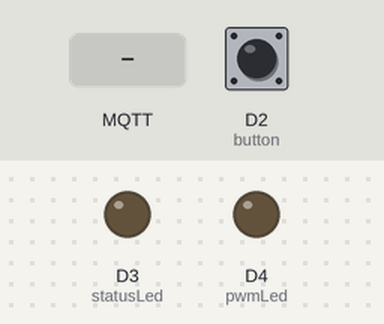
A sketch run on a simulated ESP8266 (NodeMCU). Shown: output pins drawn as LEDs (lit = HIGH). The test bench sets the inputs (shaded band); at power-on: D2 (button) HIGH. WiFi joins after 1.5 s; servers stay silent unless stated; no MQTT or app messages arrive unless stated; what the sketch prints to the serial monitor is not drawn.

Above: at 2.7 s.
2.8 s: MQTT message "1" arrives on the first subscribed topic
At 4.0 s:
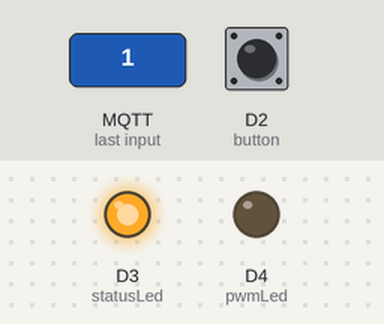
4.3 s: MQTT message "1" arrives on the third subscribed topic
At 5.2 s:
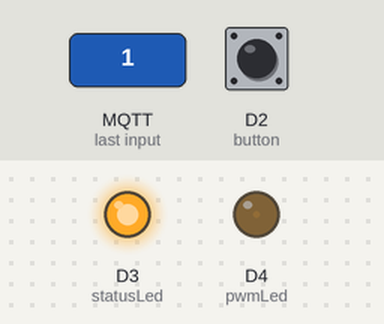
5.8 s: MQTT message "0" arrives on the first subscribed topic
At 6.4 s:
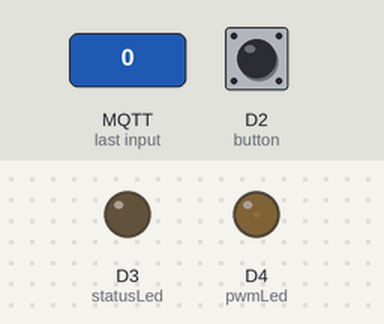
7.3 s: MQTT message "90" arrives on the third subscribed topic
At 8.5 s:
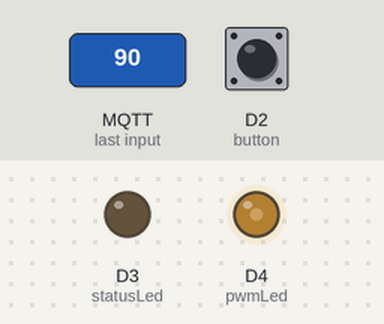
8.8 s: MQTT message "1" arrives on the first subscribed topic
At 9.8 s:
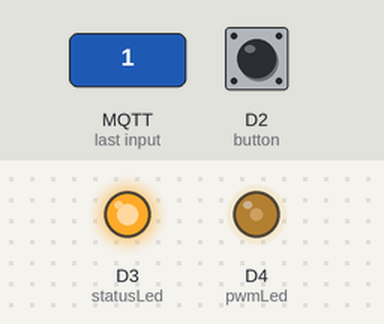
Timing chart, 0 to 11.3 s (numbered marks = the images above; inputs shaded):
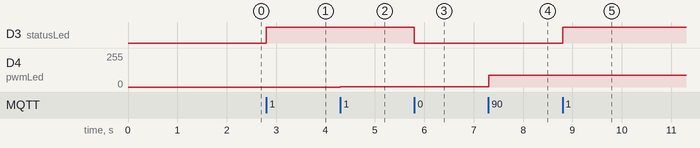

Measured:
- after the input at 2.8 s, D3 (statusLed): LOW → HIGH at once
- after the input at 4.3 s, D4 (pwmLed): 0/255 → 1/255 at once
- after the input at 5.8 s, D3 (statusLed): HIGH → LOW at once
- after the input at 7.3 s, D4 (pwmLed): 1/255 → 90/255 at once
- after the input at 8.8 s, D3 (statusLed): LOW → HIGH at once

The sketch:

espmqtt.ino
```cpp
//Programa: TCC-NodeMCU
//Autor: Roger Peixoto Duarte

#include <ESP8266WiFi.h>
#include <PubSubClient.h>


//defines:
//defines de id mqtt e tópicos para publicação e subscribe
#define TOPICO_LED_CONTROL "esp/led/control" //Topico usado para controlar o LED
#define TOPICO_LED_SEND_STATUS "esp/led/sendStatus" //Topico utilizado para enviar o status do led
#define TOPICO_LED_STATUS_GET "esp/led/getStatus" //Topico utilizado para solicitar o status do Led
#define TOPICO_PRESENCE   "esp/presence"    //Topico utilizado para enviar presença do dispositivo
#define TOPICO_CONNECTION_STATUS "esp/connection/sendStatus" //Topico usado para enviar o estado da conexão da ESP com a rede
#define TOPICO_PWMLED_CONTROL "esp/pwmLed/control" // Topico utilizado para controlar o valor de tensao em uma porta analógica
#define TOPICO_PWMLED_SEND_STATUS "esp/pwmLed/sendStatus" //Topico utilizado para enviar o status do led controlado por pwm
#define TOPICO_PWMLED_GET_STATUS "esp/pwmLed/getStatus" //Topico utilizado para solicitar o valor atual de tensão do led controlado por pwm
#define TOPICO_BUTTON_STATUS "esp/button/sendStatus" //Topico usado para enviar o status do "botão"
#define TOPICO_POT_GET_CONTROL "esp/pot/getControl" //Topico usado para solicitar o estado do controle do potenciometro
#define TOPICO_POT_SEND_CONTROL "esp/pot/sendControl" // Topico usado para enviar o estado do controle do potenciometro
#define TOPICO_POT_SET_CONTROL "esp/pot/setControl" //Topico usado para alterar o estado do controle do potenciometro
#define TOPICO_POT_STATUS "esp/pot/sendStatus" //Topico usado para ativar ou desativar o controle do potenciometro
#define TOPICO_OVERALL_GET_STATUS "esp/overall/getStatus" // Topico usado para solicitar o estado geral das portas objetos de teste
#define TOPICO_OVERALL_STATUS_SEND "esp/overall/sendStatus" // Topico usado para enviar o estado geral das portas

#define ID_MQTT  "HomeAut"     //id mqtt (para identificação de sessão)


//defines - mapeamento de pinos do NodeMCU
#define D0    16
#define D1    5
#define D2    4
#define D3    0
#define D4    2
#define D5    14
#define D6    12
#define D7    13
#define D8    15
#define D9    3
#define D10   1

int pwmLed = D4; //Led regulado por PWM através do TOPICO_PWMLED_CONTROL
int statusLed = D3; // Led usado para testes de status
int button = D2; // "Botão" utilizado para testes de status
String potMode = "false"; // Status do modo de escuta de mudanças no potenciometro


// WIFI
const char* SSID = "";
const char* PASSWORD = "";

// MQTT
const char* BROKER_MQTT = "";
int BROKER_PORT = 1883;


//Variáveis e objetos globais
WiFiClient espClient;
PubSubClient MQTT(espClient);

//Prototypes
void initSerial();
void initWiFi();
void initMQTT();
void reconectWiFi();
void mqtt_callback(char* topic, byte* payload, unsigned int length);
void verifyConnections(void);
void InitOutput(void);
void verifyPotReading(void);
void verifyButton(void);
void sendLedStatus(void);
void sendPotStatus(void);
void sendButtonStatus(void);
void sendConnectionStatus(void);
void sendStatus(void);

/*
 *  Implementações das funções
 */
void setup()
{
    //inicializações:
    InitOutput();
    initSerial();
    initWiFi();
    initMQTT();
}

//Função: inicializa comunicação serial com baudrate 115200 (para fins de monitorar no terminal serial
//        o que está acontecendo.
//Parâmetros: nenhum
//Retorno: nenhum
void initSerial()
{
    Serial.begin(115200);
}

//Função: inicializa e conecta-se na rede WI-FI desejada
//Parâmetros: nenhum
//Retorno: nenhum
void initWiFi()
{
    delay(10);
    Serial.println("------Conexao WI-FI------");
    Serial.print("Conectando-se na rede: ");
    Serial.println(SSID);
    Serial.println("Aguarde");

    reconectWiFi();
}

//Função: inicializa parâmetros de conexão MQTT(endereço do
//        broker, porta e configura função de callback)
//Parâmetros: nenhum
//Retorno: nenhum
void initMQTT()
{
    MQTT.setServer(BROKER_MQTT, BROKER_PORT);
    MQTT.setCallback(mqtt_callback);
}

//Função: função de callback
//        esta função é chamada toda vez que uma informação de
//        um dos tópicos inscritos chega)
//Parâmetros: nenhum
//Retorno: nenhum
void mqtt_callback(char* topic, byte* payload, unsigned int length)
{
    String msg;

    for(int i = 0; i < length; i++)
    {
       char c = (char)payload[i];
       msg += c;
    }

    String receivedTopic = String(topic);
    Serial.print(receivedTopic);

    //Toma ação dependendo da string recebida:
    if(receivedTopic.equals(TOPICO_POT_SET_CONTROL)) {
      potMode=msg;
    }
    if(receivedTopic.equals(TOPICO_PWMLED_CONTROL)) {
      controlPwmLed(payload, length);
    }
    if(receivedTopic.equals(TOPICO_OVERALL_GET_STATUS)) {
      sendStatus();
    }
    if(receivedTopic.equals(TOPICO_LED_CONTROL)) {
      controlStatusLed(msg);
    }
}

//Função: reconecta-se ao broker MQTT (caso ainda não esteja conectado ou em caso de a conexão cair)
//        em caso de sucesso na conexão ou reconexão, o subscribe dos tópicos é refeito.
//Parâmetros: nenhum
//Retorno: nenhum
void reconnectMQTT() {
    while (!MQTT.connected())
    {
        Serial.print("* Tentando se conectar ao Broker MQTT: ");
        Serial.println(BROKER_MQTT);
        if (MQTT.connect(ID_MQTT,NULL,NULL,TOPICO_CONNECTION_STATUS, 0, false, "Disconnected"))
        {
            Serial.println("Conectado com sucesso ao broker MQTT!");
            MQTT.subscribe(TOPICO_LED_CONTROL);
            MQTT.subscribe(TOPICO_OVERALL_GET_STATUS);
            MQTT.subscribe(TOPICO_PWMLED_CONTROL);
            MQTT.subscribe(TOPICO_POT_SET_CONTROL);
            MQTT.publish(TOPICO_PRESENCE, "ESP CONECTADA");
            sendConnectionStatus();
        }
        else
        {
            Serial.println("Falha ao reconectar no broker.");
            Serial.println("Havera nova tentatica de conexao em 2s");
            delay(2000);
        }
    }
}

//Função: reconecta-se ao WiFi
//Parâmetros: nenhum
//Retorno: nenhum
void reconectWiFi()
{
    if (WiFi.status() == WL_CONNECTED)
        return;

    WiFi.begin(SSID, PASSWORD);

    while (WiFi.status() != WL_CONNECTED)
    {
        delay(100);
        Serial.print(".");
    }

    Serial.println();
    Serial.print("Conectado com sucesso na rede ");
    Serial.print(SSID);
    Serial.println("IP obtido: ");
    Serial.println(WiFi.localIP());
}

//Função: verifica o estado das conexões WiFI e ao broker MQTT.
//        Em caso de desconexão (qualquer uma das duas), a conexão
//        é refeita.
//Parâmetros: nenhum
//Retorno: nenhum
void verifyConnections(void)
{
    if (!MQTT.connected())
        reconnectMQTT();

     reconectWiFi();
}

//Função: inicializa as saídas
//Parâmetros: nenhum
//Retorno: nenhum
void InitOutput(void)
{
    pinMode(pwmLed, OUTPUT);
    pinMode(A0, INPUT);
    pinMode(statusLed, OUTPUT);
    pinMode(button, INPUT_PULLUP);
}

//Função: Controla o estado do Led presente na saída digital
//Parâmetros: nenhum
//Retorno: nenhum

void controlStatusLed(String msg) {
    if (msg.equals("0")) {
      digitalWrite(statusLed, LOW);
      Serial.print(digitalRead(statusLed));
    }
    if (msg.equals("1")){
      digitalWrite(statusLed, HIGH);
      Serial.print(digitalRead(statusLed));
    }
    sendLedStatus();
}

//Função: Função que trata o valor
//de pwm recebido e ajusta o brilho do led;
//Parâmetros: a mensagem em byte e o seu tamanho em inteiro
//Retorno: nenhum
void controlPwmLed(byte* payload, unsigned int length) {
    char format[16];
    snprintf(format, sizeof format, "%%%ud", length);
    int payload_value = 0;
    if (sscanf((const char *) payload, format, &payload_value) == 1){
      analogWrite(pwmLed, payload_value);
    } else ;
}

//Função: Verifica o estado do botão e o envia;
//Parâmetros: nenhum
//Retorno: nenhum
void verifyButton(void) {
  if(digitalRead(button) == LOW) {
    sendButtonStatus();
    while(digitalRead(button) == LOW) {
      delay(100);
    }
    sendButtonStatus();
  }
}

//Função: Verifica o modo de escuta do potenciômetro
//        e envia o valor atual da tensão regulada por ele
//Parâmetros: nenhum
//Retorno: nenhum
void verifyPotReading(void){
  if(potMode.equals("true")){
    Serial.print("ADC Value: ");Serial.println(analogRead(A0));
    sendPotStatus();
    delay(500);
  }
}


//Função: Envia o estado do led ligado na porta digital;
//Parâmetros: nenhum
//Retorno: nenhum
void sendLedStatus(void) {
  int ledStatus = digitalRead(statusLed);
  char cstr[sizeof(ledStatus)*8+1];
  itoa(ledStatus, cstr, 10);
  MQTT.publish(TOPICO_LED_SEND_STATUS, cstr);
}

//Função: Envia o valor da tensão regulada pelo potenciômetro;
//Parâmetros: nenhum
//Retorno: nenhum
void sendPotStatus(void) {
  int potValue = analogRead(A0);
  char cstr[sizeof(potValue)*8+1];
  itoa(potValue, cstr, 10);
  MQTT.publish(TOPICO_POT_STATUS, cstr);
}

//Função: Envia o estado do modo de escuta do potenciômetro;
//Parâmetros: nenhum
//Retorno: nenhum
void sendPotControl(void) {
  char potModeCopy[20];
  potMode.toCharArray(potModeCopy, 20);
  MQTT.publish(TOPICO_POT_SEND_CONTROL, potModeCopy);
}

//Função: Envia o estado do botão;
//Parâmetros: nenhum
//Retorno: nenhum
void sendButtonStatus(void) {
  int buttonStatus = !digitalRead(button);
  char cstr[sizeof(buttonStatus*8+1)];
  itoa(buttonStatus, cstr, 10);
  MQTT.publish(TOPICO_BUTTON_STATUS, cstr);
}

//Função: Envia o estado da conexão da ESP;
//Parâmetros: nenhum
//Retorno: nenhum
void sendConnectionStatus(void) {
  MQTT.publish(TOPICO_CONNECTION_STATUS, "Connected");
}

//Função: Envia o estadao geral das saídas e da conexão;
//Parâmetros: nenhum
//Retorno: nenhum
void sendStatus(void) {
  sendConnectionStatus();
  sendLedStatus();
  sendPotStatus();
  sendPotControl();
  sendButtonStatus();
}


//programa principal
void loop()
{

    verifyConnections();
    verifyButton();
    verifyPotReading();
    MQTT.loop();
}
```
